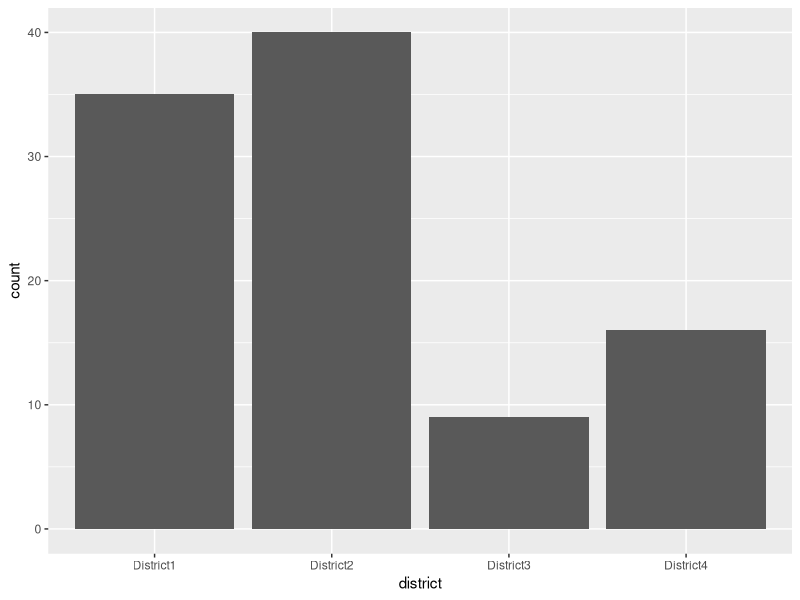
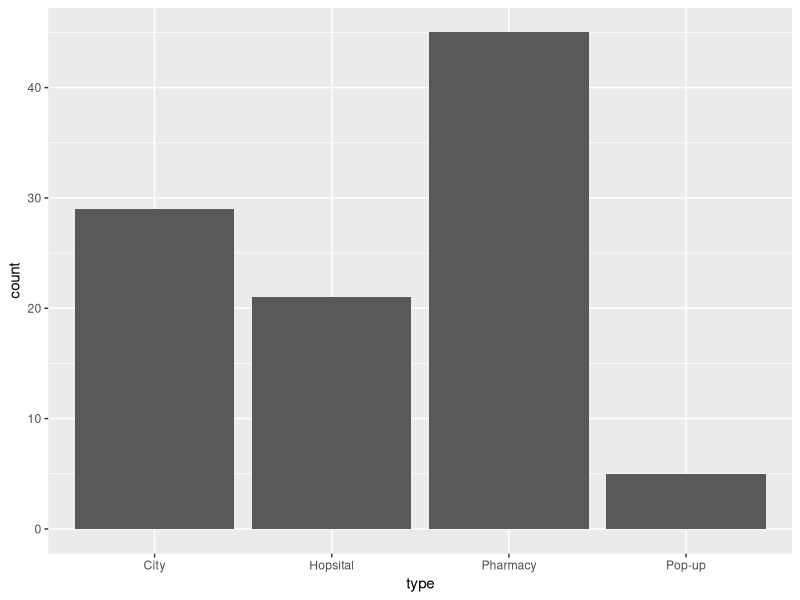
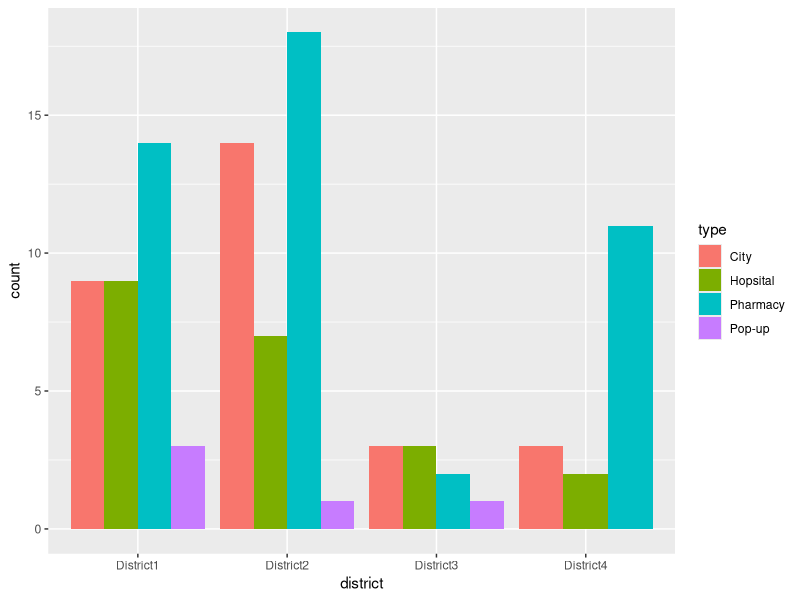

The R source for these figures, in order:
#### Preamble ####
# Purpose: Simulate dataset of Covid19 clinics across Toronto
# Author: Christina Wei
# Data: 9 January 2023
# Contact: christina.wei@mail.utoronto.ca
# License: MIT

#### Data Expectations ####
# Number of clinics matching population density in the city
# Expect different types of clinics, like city-run, hospital, pharmacy, pop-ups
# Opening date should be a valid date before today
# columns: clinic_id, district, type, opening_date

#### Workspace setup ####
library(tidyverse)

#### Start simulation ####

## Assumptions

# Fictional district, population, and clinic type
sim_district = c("District1", "District2", "District3", "District4")
sim_population = c(100000, 150000, 20000, 50000)
sim_type = c("City", "Hopsital", "Pharmacy", "Pop-up")

# Probabilities used for sampling
prob_district = sim_population / sum(sim_population)
prob_type = c(0.2, 0.2, 0.5, 0.1)


## Creating simulated data

set.seed(311) #random seed
num_observations = 100

simulated_data = 
  data.frame(
    clinic_id = c(1:num_observations),
    district = sample(x = sim_district, 
                      size = num_observations,
                      replace = TRUE,
                      prob = prob_district),
    type = sample(x = sim_type,
                  size = num_observations,
                  replace = TRUE,
                  prob = prob_type),
    opening_date = as.Date("2023-01-01") #static date as placeholder
  )

## Create graphs of simulated data

# Bar graph of district distribution
simulated_data |> 
  ggplot(aes(x = district)) +
  geom_bar()

# Bar graph of district distribution
simulated_data |> 
  ggplot(aes(x = type)) +
  geom_bar()

# Stacked barchart 
simulated_data |> 
  ggplot(aes(fill=type, x = district)) +
  geom_bar(position="dodge")
  #geom_bar(position="stack")